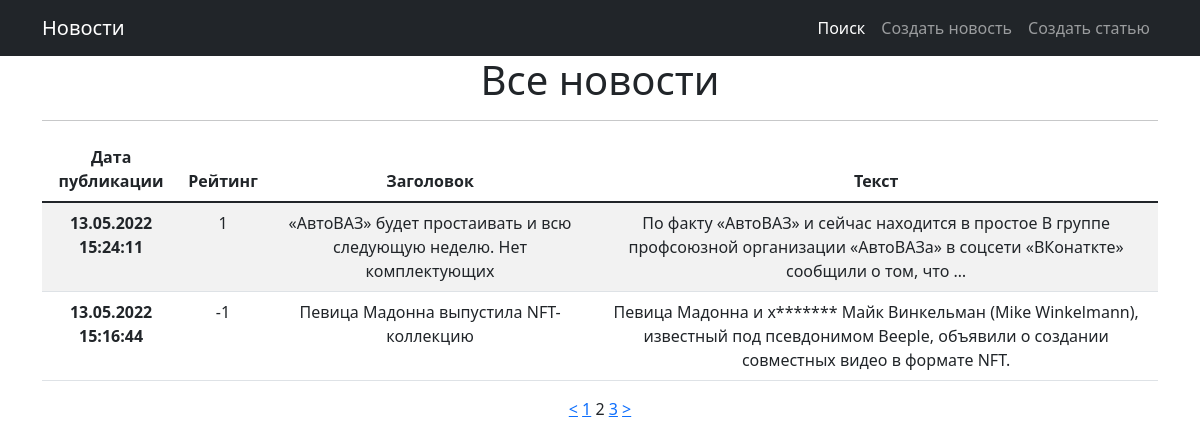
Screenshot of /news/?page=2 with the database file from the repository.
### news/models.py (models this page shows, shortened)
class Post(models.Model):
    types = models.CharField(max_length=2, choices=POST_TYPES, default=news)
    date_create = models.DateTimeField(auto_now_add=True)
    header = models.CharField(max_length=255)
    text = models.TextField()
    rating = models.IntegerField(default=0)
    author_id = models.ForeignKey(Author, on_delete=models.CASCADE)
    categories = models.ManyToManyField(Category, through='PostCategory')

### news/views.py (the view)
# urls.py: path('news/', PostList.as_view(), name='postlist'),
class PostList(ListView):
    model = Post
    ordering = '-date_create'
    template_name = 'news/postlist.html'
    context_object_name = 'posts'
    paginate_by = paginator_items_count #ограничение вывода на страницу

### news/templatetags/custom_filters.py (called while the page is built)
def replace(match):
    word = match.group()
    if word.lower() in bad_words:
        return word[0] + '*' * (len(word) - 1)
    else:
        return word

@register.filter()
def censor(value):
    return re.sub(r'\b\w*\b', replace, value, flags=re.I | re.U)

### news/templatetags/custom_tags.py (called while the page is built)
@register.simple_tag(takes_context=True)
def url_replace(context, **kwargs):
   d = context['request'].GET.copy()
   for k, v in kwargs.items():
       d[k] = v
   return d.urlencode()

### templates/news/postlist.html (shortened to what this page needs)
{% extends 'news/default.html' %}
{% load custom_filters %}
{% load custom_tags %}
{% block content %}
   <h1>Все новости</h1>
   <hr>
   {% if posts %}
        <table class="table table-striped">
            <thead>
                <tr>
                    <th scope="col">Дата публикации</th>
                    <th scope="col">Рейтинг</th>
                    <th scope="col">Заголовок</th>
                    <th scope="col">Текст</th>
                </tr>
            </thead>
            <tbody>
           {% for p in posts %}
           <tr>
               <th>{{ p.date_create|date:'d.m.Y H:i:s' }}</th>
               <td>{{ p.rating }}</td>
               <td>{{ p.header|censor }}</td>
               <td>{{ p.text|truncatewords:20|censor }}</td>
           </tr>
           {% endfor %}
            </tbody>
        </table>
   {% else %}
       <h2>Публикации отсутствуют!</h2>
   {% endif %}
{% endblock content %}

### rows the page displays
Post: date_create "13.05.2022 15:24:11", rating "1", header|censor "«АвтоВАЗ» будет простаивать и всю следующую неделю. Нет комплектующих", text|censor "По факту «АвтоВАЗ» и сейчас находится в простое В группе профсоюзной организации «АвтоВАЗа» в соцсети «ВКонаткте» сообщили о том, что …"
Post: date_create "13.05.2022 15:16:44", rating "-1", header|censor "Певица Мадонна выпустила NFT-коллекцию", text|censor "Певица Мадонна и х******* Майк Винкельман (Mike Winkelmann), известный под псевдонимом Beeple, объявили о создании совместных видео в формате NFT."

### other values shown
{{ page_obj.number }} "2"
{{ page_obj.next_page_number }} "3"
